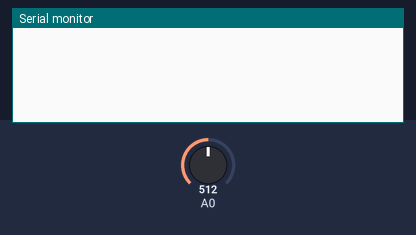
The sketch below on a simulated Arduino Uno, built with avr-gcc and run on an emulated ATmega328P. Shown: the last lines printed to the serial monitor. The inputs (shaded band) are chosen by the test bench; at power-on: A0 = 512.

Above: at 1.2 s.
1.3 s: A0 set to 716
At 2.0 s:
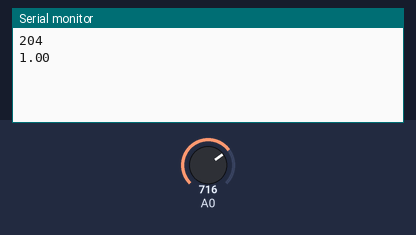
2.9 s: A0 set to 900
At 4.4 s:
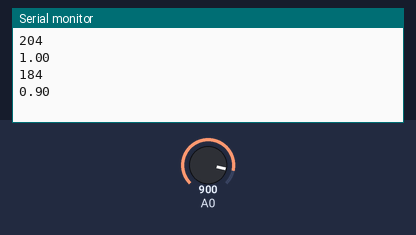
Timing chart, 0 to 5.9 s (numbered marks = the images above; inputs shaded):
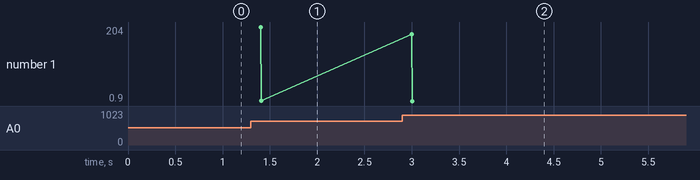

The sketch:

MIC_Adafruit_microphone_A0_reader.ino
```cpp
/****************************************
  Example Sound Level Sketch for the
  Adafruit Microphone Amplifier
****************************************/

const int sampleWindow = 200; // Sample window width in mS (50 mS = 20Hz)
unsigned int sample;

void setup()
{
  Serial.begin(9600);
}


void loop()
{
  unsigned long startMillis = millis(); // Start of sample window
  unsigned int peakToPeak = 0;   // peak-to-peak level

  unsigned int signalMax = 0;
  unsigned int signalMin = 1024;

  // collect data for 50 mS
  while (millis() - startMillis < sampleWindow)
  {
    sample = analogRead(0);
    if (sample < 1024)  // toss out spurious readings
    {
      if (sample > signalMax)
      {
        signalMax = sample;  // save just the max levels
      }
      else if (sample < signalMin)
      {
        signalMin = sample;  // save just the min levels
      }
    }
  }
  peakToPeak = signalMax - signalMin;  // max - min = peak-peak amplitude
  double volts = (peakToPeak * 5.0) / 1024;  // convert to volts

  if (peakToPeak > 2)
  { //Serial.print("1) ");
    Serial.println(peakToPeak);
    //  Serial.println("- Sound in An");
  }

  if (volts > 0.05)
  { Serial.println(volts);
  }
}
```

Measured:
- after the input at 1.3 s, the serial monitor: prints a new line after 0.10 s (image 1)
- after the input at 2.9 s, the serial monitor: prints a new line after 0.10 s (image 2)
- plotted number 1: 1 → 0.9 after the input at 2.9 s
